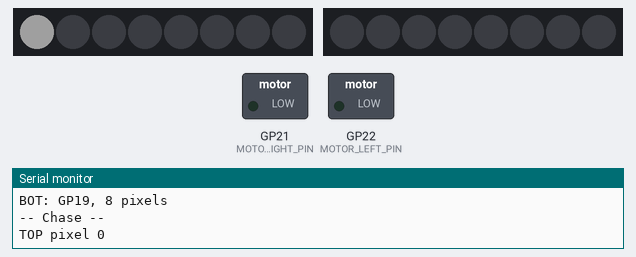
The sketch below on a simulated Raspberry Pi Pico. Shown: 2 × 8 RGB LEDs in strip order, left to right, switched loads named in the sketch (green lamp = pin HIGH), the last lines printed to the serial monitor. Dim RGB values are drawn brighter than linear.

Above: at 0.07 s.
At 1.28 s:
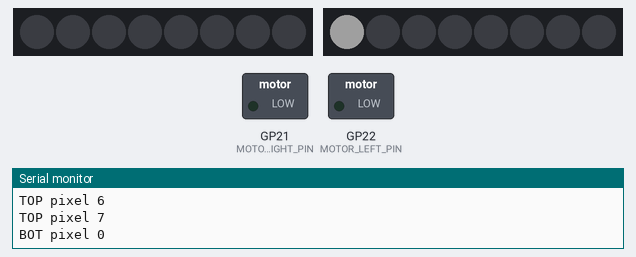
At 2.5 s:
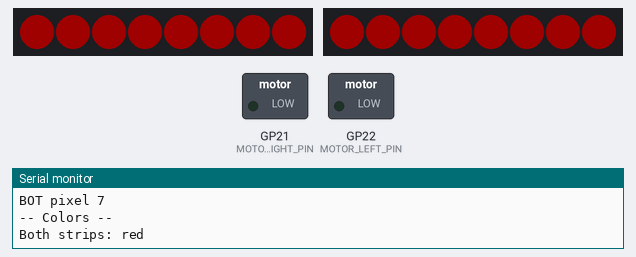
At 3.2 s:
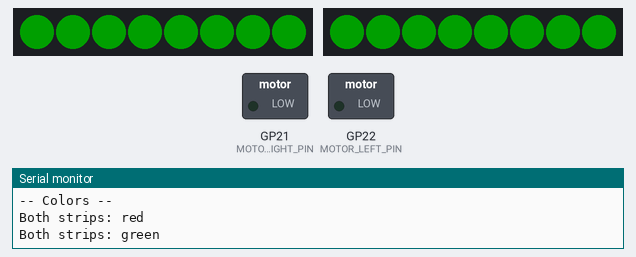
At 3.9 s:
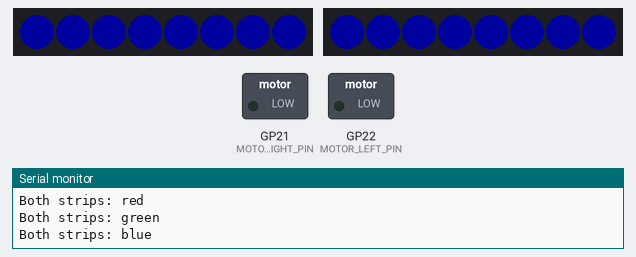
At 5.6 s:
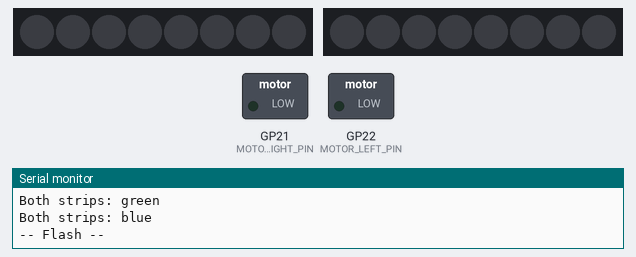
Timing chart, 0 to 40.0 s (numbered marks = the images above):
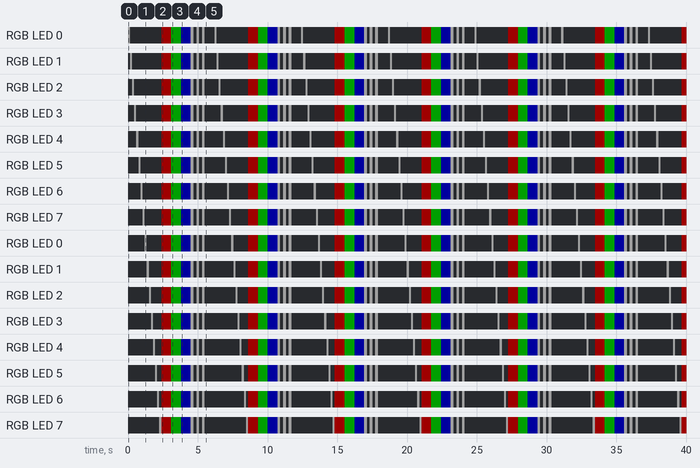

The sketch:

neopixel_led_test.ino
```cpp
/*
  neopixel_led_test.ino

  Bench test: flashes the top and bottom NeoPixel strips so you can check
  wiring, pixel count, pixel order and color order. Progress is printed to
  the USB serial console.
  Target: RP2350 (e.g. Pico 2) via the arduino-pico core.

  SAFETY: this sketch never starts DShot. The two ESC signal pins are held
  LOW as plain GPIO outputs, so the ESCs never receive a valid frame and
  cannot arm - the robot will not move. Accelerometers and the receiver
  UART are left untouched.

  Library:  Adafruit NeoPixel (Arduino Library Manager)
            https://github.com/adafruit/Adafruit_NeoPixel

  Wiring (from Meltybrain BOM - wiring.csv):
            LED, TOP  DIN -> GP18 (phys 24)
            LED, BOT  DIN -> GP19 (phys 25)
            Strip GND must be shared with the Pico GND.

  Test sequence (repeats forever):
    1. Chase  - one pixel at a time, in order, TOP strip then BOT strip.
                Pixel 0 is the one nearest the DIN wire. If the chase stops
                early or skips pixels, NUM_PIXELS_* is wrong or a pixel's
                data line is broken.
    2. Colors - whole strips go red, then green, then blue. If red shows as
                green (or vice versa), change NEO_GRB to NEO_RGB below.
    3. Flash  - both strips flash white together a few times.
*/

#include <Adafruit_NeoPixel.h>

// ---- Configuration - adjust for your hardware ----------------------------

constexpr uint8_t  LED_TOP_PIN    = 18;  // GP18
constexpr uint8_t  LED_BOT_PIN    = 19;  // GP19

// Set these to the number of pixels actually on each strip/ring.
constexpr uint16_t NUM_PIXELS_TOP = 8;
constexpr uint16_t NUM_PIXELS_BOT = 8;

// Most WS2812B / NeoPixel parts are GRB at 800 kHz. Use NEO_RGB if colors
// come out swapped, or NEO_GRBW for RGBW pixels.
constexpr neoPixelType PIXEL_TYPE = NEO_GRB + NEO_KHZ800;

// 0-255. Kept low so a bench test off USB power doesn't brown out the board
// (a full-white pixel at 255 draws ~60 mA).
constexpr uint8_t  BRIGHTNESS     = 32;

constexpr uint32_t CHASE_STEP_MS  = 150;  // time each pixel stays lit
constexpr uint32_t COLOR_HOLD_MS  = 700;  // time each solid color is shown
constexpr uint32_t FLASH_ON_MS    = 200;
constexpr uint32_t FLASH_OFF_MS   = 200;
constexpr uint8_t  FLASH_COUNT    = 3;

// ESC signal pins - held LOW, DShot is never started.
constexpr uint8_t  MOTOR_LEFT_PIN  = 22;
constexpr uint8_t  MOTOR_RIGHT_PIN = 21;

// --------------------------------------------------------------------------

Adafruit_NeoPixel ledTop(NUM_PIXELS_TOP, LED_TOP_PIN, PIXEL_TYPE);
Adafruit_NeoPixel ledBot(NUM_PIXELS_BOT, LED_BOT_PIN, PIXEL_TYPE);

void allOff() {
  ledTop.clear(); ledTop.show();
  ledBot.clear(); ledBot.show();
}

void fill(Adafruit_NeoPixel &strip, uint32_t color) {
  strip.fill(color);
  strip.show();
}

// Light one pixel at a time, in order, in the given color.
void chase(Adafruit_NeoPixel &strip, const char *name, uint32_t color) {
  for (uint16_t i = 0; i < strip.numPixels(); i++) {
    Serial.print(name); Serial.print(" pixel "); Serial.println(i);
    strip.clear();
    strip.setPixelColor(i, color);
    strip.show();
    delay(CHASE_STEP_MS);
  }
  strip.clear();
  strip.show();
}

void setup() {
  // Keep the ESCs quiet first thing: a steady LOW is never a valid DShot
  // frame, so the ESCs stay disarmed for the whole test.
  pinMode(MOTOR_LEFT_PIN, OUTPUT);
  digitalWrite(MOTOR_LEFT_PIN, LOW);
  pinMode(MOTOR_RIGHT_PIN, OUTPUT);
  digitalWrite(MOTOR_RIGHT_PIN, LOW);

  Serial.begin(115200);
  // Wait briefly for the USB console, but run the LEDs even without one.
  uint32_t start = millis();
  while (!Serial && millis() - start < 3000) delay(10);

  ledTop.begin();
  ledBot.begin();
  ledTop.setBrightness(BRIGHTNESS);
  ledBot.setBrightness(BRIGHTNESS);
  allOff();

  Serial.println("NeoPixel LED test (motors disabled)");
  Serial.print("TOP: GP"); Serial.print(LED_TOP_PIN);
  Serial.print(", "); Serial.print(NUM_PIXELS_TOP); Serial.println(" pixels");
  Serial.print("BOT: GP"); Serial.print(LED_BOT_PIN);
  Serial.print(", "); Serial.print(NUM_PIXELS_BOT); Serial.println(" pixels");
  Serial.println();
}

void loop() {
  const uint32_t RED   = Adafruit_NeoPixel::Color(255, 0, 0);
  const uint32_t GREEN = Adafruit_NeoPixel::Color(0, 255, 0);
  const uint32_t BLUE  = Adafruit_NeoPixel::Color(0, 0, 255);
  const uint32_t WHITE = Adafruit_NeoPixel::Color(255, 255, 255);

  // 1. Chase, in order: TOP strip, then BOT strip.
  Serial.println("-- Chase --");
  chase(ledTop, "TOP", WHITE);
  chase(ledBot, "BOT", WHITE);

  // 2. Solid colors on both strips, to check color order.
  Serial.println("-- Colors --");
  const uint32_t colors[] = { RED, GREEN, BLUE };
  const char *colorNames[] = { "red", "green", "blue" };
  for (uint8_t c = 0; c < 3; c++) {
    Serial.print("Both strips: "); Serial.println(colorNames[c]);
    fill(ledTop, colors[c]);
    fill(ledBot, colors[c]);
    delay(COLOR_HOLD_MS);
  }
  allOff();

  // 3. Flash both strips together.
  Serial.println("-- Flash --");
  for (uint8_t n = 0; n < FLASH_COUNT; n++) {
    fill(ledTop, WHITE);
    fill(ledBot, WHITE);
    delay(FLASH_ON_MS);
    allOff();
    delay(FLASH_OFF_MS);
  }

  Serial.println();
  delay(500);
}
```

Measured:
- by itself, RGB LED 7: repeats every 6.2 s: RGB(32, 0, 0) 0.70 s, RGB(0, 32, 0) 0.70 s, RGB(0, 0, 32) 0.70 s, 2 × (RGB(32, 32, 32) 0.20 s, off 0.20 s), RGB(32, 32, 32) 0.20 s, off 3.0 s, RGB(32, 32, 32) 0.15 s
- by itself, RGB LED 2: repeats every 6.2 s: off 2.0 s, RGB(32, 0, 0) 0.70 s, RGB(0, 32, 0) 0.70 s, RGB(0, 0, 32) 0.70 s, 2 × (RGB(32, 32, 32) 0.20 s, off 0.20 s), RGB(32, 32, 32) 0.20 s, off 1.0 s, RGB(32, 32, 32) 0.15 s
- by itself, everything shown: repeats every 6.2 s, in 25 steps
